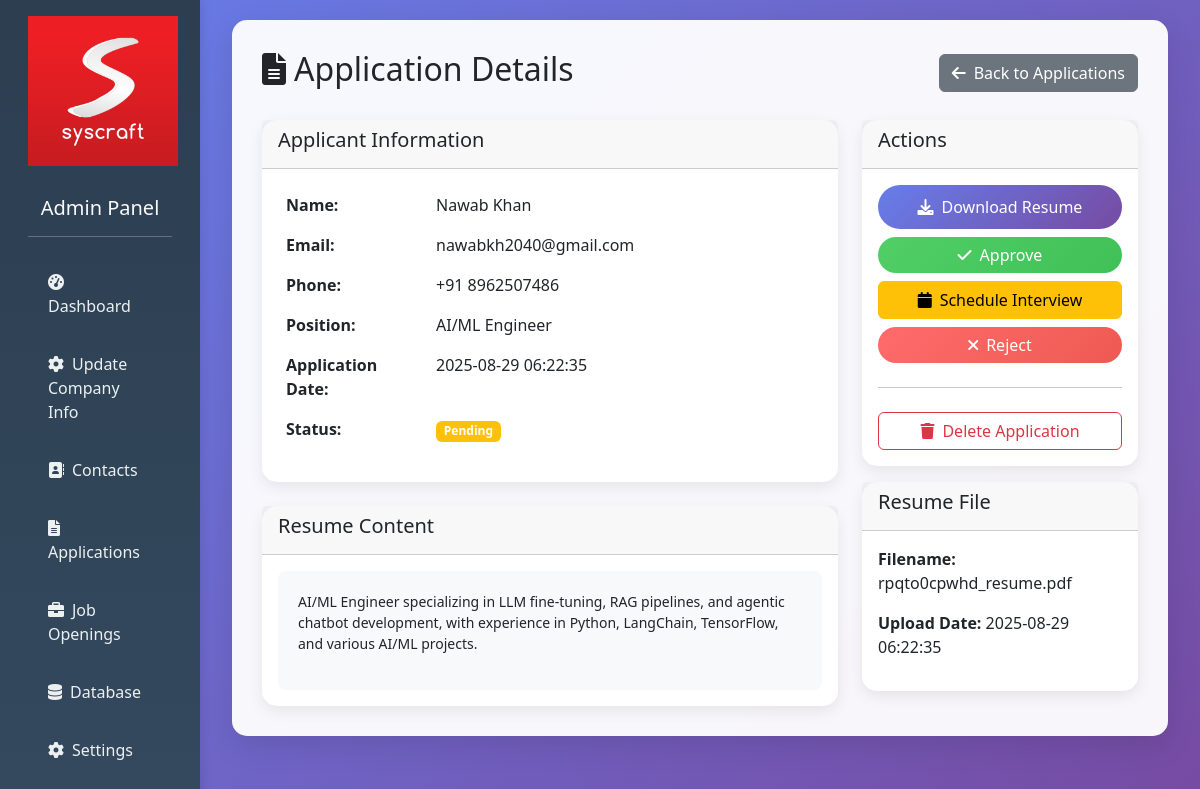
Page /admin/applications/6 on the committed database.
### tables this page shows
CREATE TABLE job_applications (
            id INTEGER PRIMARY KEY AUTOINCREMENT,
            name TEXT NOT NULL,
            email TEXT NOT NULL,
            phone TEXT NOT NULL,
            position TEXT NOT NULL,
            resume_filename TEXT NOT NULL,
            resume_content TEXT,
            file_path TEXT,
            application_date TIMESTAMP DEFAULT CURRENT_TIMESTAMP,
            status TEXT DEFAULT 'pending'
        );

### templates/main.py (the view)
@app.route("/admin/applications/<int:app_id>")
def application_detail(app_id):
    application = get_job_application(app_id)
    return render_template("admin_application_detail.html", application=application)

### tools/hr_jobs.py (called while the page is built)
def get_job_application(application_id):
    conn = sqlite3.connect(DB_PATH)
    cursor = conn.cursor()
    cursor.execute('''
        SELECT id, name, email, phone, position, resume_filename, resume_content, file_path, application_date, status
        FROM job_applications
        WHERE id = ?
    ''', (application_id,))
    application = cursor.fetchone()
    conn.close()
    if application:
        return {
            "id": application[0],
            "name": application[1],
            "email": application[2],
            "phone": application[3],
            "position": application[4],
            "resume_filename": application[5],
            "resume_content": application[6],   # ✅ FIX
            "file_path": application[7],
            "application_date": application[8],
            "status": application[9]
        }
    return None

### templates/admin_application_detail.html (shortened to what this page needs)
{% extends "base.html" %}
{% block content %}
<div class="d-flex justify-content-between align-items-center mb-4">
    <h2><i class="fas fa-file-alt me-2"></i>Application Details</h2>
    <a href="/admin/applications" class="btn btn-secondary">
        <i class="fas fa-arrow-left me-2"></i>Back to Applications
    </a>
</div>
{% if application %}
<div class="row">
    <div class="col-md-8">
        <div class="card">
            <div class="card-header">
                <h5>Applicant Information</h5>
            </div>
            <div class="card-body">
                <table class="table table-borderless">
                    <tr>
                        <th width="150">Name:</th>
                        <td>{{ application.name }}</td>
                    </tr>
                    <tr>
                        <th>Email:</th>
                        <td>{{ application.email }}</td>
                    </tr>
                    <tr>
                        <th>Phone:</th>
                        <td>{{ application.phone }}</td>
                    </tr>
                    <tr>
                        <th>Position:</th>
                        <td>{{ application.position }}</td>
                    </tr>
                    <tr>
                        <th>Application Date:</th>
                        <td>{{ application.application_date }}</td>
                    </tr>
                    <tr>
                        <th>Status:</th>
                        <td>
                            <span
                                class="badge bg-{{ 'warning' if application.status == 'pending' else 'success' if application.status == 'approved' else 'danger' }}">
                                {{ application.status|title }}
                            </span>
                        </td>
                    </tr>
                </table>
            </div>
        </div>
        {% if application.resume_content %}
        <div class="card mt-4">
            <div class="card-header">
                <h5>Resume Content</h5>
            </div>
            <div class="card-body">
                <div
                    style="max-height: 400px; overflow-y: auto; background: #f8f9fa; padding: 20px; border-radius: 8px;">
                    <pre style="white-space: pre-wrap; font-family: inherit;">{{ application.resume_content }}</pre>
                </div>
            </div>
        </div>
        {% endif %}
    </div>
    <div class="col-md-4">
        <div class="card">
            <div class="card-header">
                <h5>Actions</h5>
            </div>
            <div class="card-body">
                <div class="d-grid gap-2">
                    <a href="/admin/applications/{{ application.id }}/download_resume" class="btn btn-primary">
                        <i class="fas fa-download me-2"></i>Download Resume
                    </a>
                    <button class="btn btn-success" onclick="updateStatus('approved')">
                        <i class="fas fa-check me-2"></i>Approve
                    </button>
                    <button class="btn btn-warning" onclick="updateStatus('interview')">
                        <i class="fas fa-calendar me-2"></i>Schedule Interview
                    </button>
                    <button class="btn btn-danger" onclick="updateStatus('rejected')">
                        <i class="fas fa-times me-2"></i>Reject
                    </button>
                    <hr>
                    <form method="POST" action="/admin/applications/{{ application.id }}/delete"
                        onsubmit="return confirm('Are you sure you want to delete this application?')">
                        <button type="submit" class="btn btn-outline-danger w-100">
                            <i class="fas fa-trash me-2"></i>Delete Application
                        </button>
                    </form>
                </div>
            </div>
        </div>
        <div class="card mt-3">
            <div class="card-header">
                <h5>Resume File</h5>
            </div>
            <div class="card-body">
                <p><strong>Filename:</strong> {{ application.resume_filename }}</p>
                <p><strong>Upload Date:</strong> {{ application.application_date }}</p>
            </div>
        </div>
    </div>
</div>
{% else %}
<div class="alert alert-danger">
    Application not found!
</div>
{% endif %}
{% endblock %}

### templates/base.html (style rules this page uses)
body { background: linear-gradient(135deg, #667eea 0%, #764ba2 100%); min-height: 100vh; font-family: 'Segoe UI', Tahoma, Geneva, Verdana, sans-serif; }
.card { border: none; border-radius: 15px; box-shadow: 0 5px 15px rgba(0,0,0,0.08); transition: transform 0.3s ease; }
.btn-primary { background: linear-gradient(135deg, #667eea 0%, #764ba2 100%); border: none; border-radius: 25px; padding: 10px 25px; }
.btn-danger { background: linear-gradient(135deg, #ff6b6b 0%, #ee5a52 100%); border: none; border-radius: 25px; }
.btn-success { background: linear-gradient(135deg, #51cf66 0%, #40c057 100%); border: none; border-radius: 25px; }
.table { border-radius: 10px; overflow: hidden; }

### rows in the picture
job_applications: name "Nawab Khan", email "nawabkh2040@gmail.com", phone "+91 8962507486", position "AI/ML Engineer", application_date "2025-08-29 06:22:35", status "Pending", resume_content "AI/ML Engineer specializing in LLM fine-tuning, RAG pipelines, and agentic chatbot development, with experience in Python, LangChain, TensorFlow, and various AI/ML projects.", resume_filename "rpqto0cpwhd_resume.pdf"
